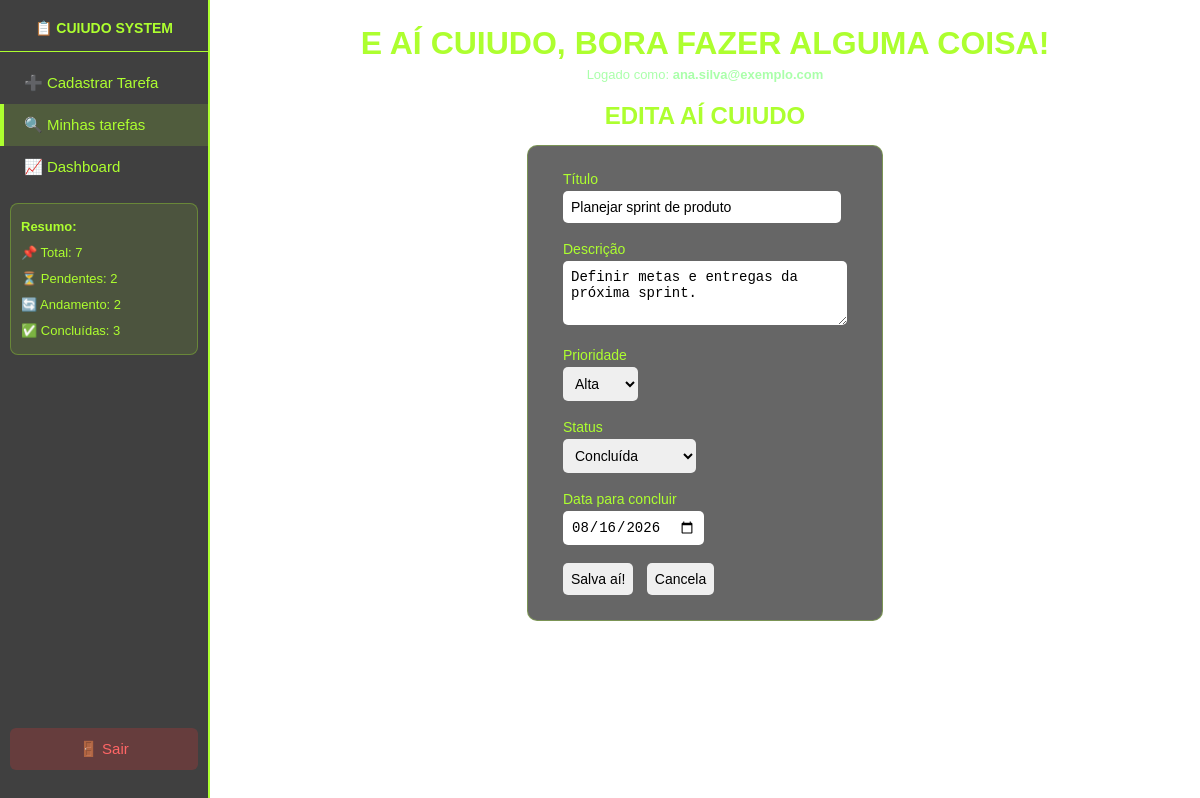
Page /telainicial.php?editar=1 (signed in) on the committed database.
### tables this page shows
CREATE TABLE IF NOT EXISTS `tarefas` (
    `id` INT UNSIGNED NOT NULL AUTO_INCREMENT,
    `usuario_id` INT UNSIGNED NOT NULL,
    `titulo` VARCHAR(255) NOT NULL,
    `descricao` TEXT NULL,
    `prioridade` ENUM('baixa', 'media', 'alta') NOT NULL DEFAULT 'media',
    `status` ENUM('pendente', 'em andamento', 'concluida') NOT NULL DEFAULT 'pendente',
    `prazo` DATE NULL,
    `created_at` TIMESTAMP NOT NULL DEFAULT CURRENT_TIMESTAMP,
    PRIMARY KEY (`id`),
    KEY `idx_tarefas_usuario_created` (`usuario_id`, `created_at`),
    KEY `idx_tarefas_usuario_status` (`usuario_id`, `status`),
    KEY `idx_tarefas_usuario_prioridade` (`usuario_id`, `prioridade`),
    KEY `idx_tarefas_prazo` (`prazo`),
    CONSTRAINT `fk_tarefas_usuario`
        FOREIGN KEY (`usuario_id`) REFERENCES `cad_user` (`id`)
        ON UPDATE CASCADE
        ON DELETE CASCADE
);

### telainicial.php (the view, shortened to what this page needs)
<?php
include "conexao.php";
$usuario    = $_SESSION['usuario'];
$usuario_id = $_SESSION['id'];
$pagina = isset($_GET['pagina']) ? $_GET['pagina'] : 'cadastrar';
$tarefa_editar = null;
if (isset($_GET['editar'])) {
    $pagina    = 'editar';
    $id_edit   = (int)$_GET['editar'];
    $stmt = $conexao->prepare("SELECT * FROM tarefas WHERE id=? AND usuario_id=?");
    $stmt->bind_param("ii", $id_edit, $usuario_id);
    $stmt->execute();
    $res = $stmt->get_result();
    if ($res->num_rows > 0) $tarefa_editar = $res->fetch_assoc();
}
$where  = "WHERE usuario_id = ?";
$params = [$usuario_id];
$types  = "i";
$tarefas = [];
$stmt = $conexao->prepare("SELECT * FROM tarefas $where ORDER BY created_at DESC");
$stmt->bind_param($types, ...$params);
$stmt->execute();
$res = $stmt->get_result();
while ($row = $res->fetch_assoc()) $tarefas[] = $row;
$total     = count($tarefas);
$pendentes = count(array_filter($tarefas, fn($t) => $t['status'] === 'pendente'));
$andamento = count(array_filter($tarefas, fn($t) => $t['status'] === 'em andamento'));
$concluidas= count(array_filter($tarefas, fn($t) => $t['status'] === 'concluida'));
$relatorio_status = [];
$relatorio_tarefas = [];
$total_recuperacoes = 0;
$recuperacoes_por_email = [];
?>
<!DOCTYPE html>
<html>
<head>
</head>
<body>
<div class="sidebar">
    <h2>📋 CUIUDO SYSTEM</h2>
    <a href="?pagina=cadastrar" class="<?= $pagina==='cadastrar'?'ativo':'' ?>">➕ Cadastrar Tarefa</a>
    <a href="?pagina=consultar" class="<?= ($pagina==='consultar'||$pagina==='editar')?'ativo':'' ?>">🔍 Minhas tarefas</a>
    <a href="dashboard.php">📈 Dashboard</a>
    <div class="resumo">
        <strong>Resumo:</strong><br>
        📌 Total: <?= $total ?><br>
        ⏳ Pendentes: <?= $pendentes ?><br>
        🔄 Andamento: <?= $andamento ?><br>
        ✅ Concluídas: <?= $concluidas ?>
    </div>
    <div class="sair">
        <a href="?logout=1">🚪 Sair</a>
    </div>
</div>
<div class="conteudo">
    <h1>E AÍ CUIUDO, BORA FAZER ALGUMA COISA!</h1>
    <p class="sub">Logado como: <strong><?= htmlspecialchars($usuario) ?></strong></p>
    <?php if ($pagina === 'relatorio'): ?>
    <h2 style="margin-bottom:15px;">RELATÓRIO GERAL</h2>
    <div class="relatorio-acoes">
        <button type="button" onclick="exportarCSV()">📄 Exportar CSV</button>
        <button type="button" onclick="exportarPDF()">📕 Exportar PDF</button>
        <button type="button" onclick="window.print()">🖨️ Imprimir</button>
    </div>
    <div class="indicadores">
        <div class="indicador"><small>Total de atividades</small><strong><?= count($relatorio_tarefas) ?></strong></div>
        <div class="indicador"><small>Taxa de conclusão</small><strong><?= count($relatorio_tarefas) ? round(($relatorio_status['concluida'] ?? 0) * 100 / count($relatorio_tarefas), 1) : 0 ?>%</strong></div>
        <div class="indicador"><small>Em aberto</small><strong><?= ($relatorio_status['pendente'] ?? 0) + ($relatorio_status['em andamento'] ?? 0) ?></strong></div>
        <div class="indicador"><small>Alta prioridade aberta</small><strong><?= count(array_filter($relatorio_tarefas, fn($t) => $t['prioridade'] === 'alta' && $t['status'] !== 'concluida')) ?></strong></div>
        <div class="indicador"><small>Tentativas de recuperação</small><strong><?= $total_recuperacoes ?></strong></div>
    </div>
    <div class="relatorio-tabela" style="margin-bottom:20px;">
        <table>
            <tr><th>E-mail</th><th>Tentativas</th><th>Enviadas</th><th>Última tentativa</th></tr>
            <?php foreach ($recuperacoes_por_email as $recuperacao): ?>
            <tr>
                <td><?= htmlspecialchars($recuperacao['email']) ?></td>
                <td><?= (int)$recuperacao['total'] ?></td>
                <td><?= (int)$recuperacao['enviados'] ?></td>
                <td><?= htmlspecialchars($recuperacao['ultimo_envio']) ?></td>
            </tr>
            <?php endforeach; ?>
            <?php if (!$recuperacoes_por_email): ?><tr><td colspan="4">Nenhuma tentativa de recuperação registrada.</td></tr><?php endif; ?>
        </table>
    </div>
    <div class="relatorio-tabela">
        <table id="tabelaRelatorio">
            <tr><th>Usuário</th><th>Atividade</th><th>Prioridade</th><th>Status</th><th>Prazo</th><th>Criada em</th><th>Idade</th></tr>
            <?php foreach ($relatorio_tarefas as $t): ?>
            <tr>
                <td><?= htmlspecialchars($t['emailnumero']) ?></td>
                <td><?= htmlspecialchars($t['titulo']) ?></td>
                <td><?= htmlspecialchars(ucfirst($t['prioridade'])) ?></td>
                <td><?= htmlspecialchars(ucfirst($t['status'])) ?></td>
                <td class="<?= ($t['prazo'] && $t['status'] !== 'concluida' && $t['prazo'] < date('Y-m-d')) ? 'prazo-atrasado' : 'prazo-ok' ?>">
                    <?= $t['prazo'] ? date('d/m/Y', strtotime($t['prazo'])) : 'Sem prazo' ?>
                </td>
                <td><?= htmlspecialchars($t['created_at']) ?></td>
                <td><?= (int)$t['dias'] ?> dia(s)</td>
            </tr>
            <?php endforeach; ?>
        </table>
    </div>
    <script>
    function exportarCSV() {
        const linhas = [...document.querySelectorAll('#tabelaRelatorio tr')].map(linha => [...linha.cells].map(celula => '"' + celula.innerText.replaceAll('"', '""') + '"').join(';'));
        const blob = new Blob(['\ufeff' + linhas.join('\n')], { type: 'text/csv;charset=utf-8;' });
        const link = document.createElement('a'); link.href = URL.createObjectURL(blob); link.download = 'relatorio-atividades.csv'; link.click(); URL.revokeObjectURL(link.href);
    }
    function exportarPDF() {
        const { jsPDF } = window.jspdf; const pdf = new jsPDF('landscape');
        pdf.setFontSize(16); pdf.text('Relatorio de atividades', 14, 15);
        pdf.setFontSize(10); pdf.text('Gerado em ' + new Date().toLocaleString('pt-BR'), 14, 22);
        pdf.autoTable({ html: '#tabelaRelatorio', startY: 28, styles: { fontSize: 7 }, headStyles: { fillColor: [30, 70, 20] } });
        pdf.save('relatorio-atividades.pdf');
    }
    </script>
    <?php elseif ($pagina === 'editar' && $tarefa_editar): ?>
    <h2 style="margin-bottom:15px;">EDITA AÍ CUIUDO</h2>
    <div class="form-box">
        <form method="post">
            <label>Título</label>
            <input name="titulo" size="30" type="text" required
                   value="<?= htmlspecialchars($tarefa_editar['titulo']) ?>">
            <br><br>
            <label>Descrição</label>
            <textarea name="descricao" cols="30" rows="3"><?= htmlspecialchars($tarefa_editar['descricao']) ?></textarea>
            <br><br>
            <label>Prioridade</label>
            <select name="prioridade">
                <option value="alta"   <?= $tarefa_editar['prioridade']==='alta'  ?'selected':'' ?>>Alta</option>
            </select>
            <br><br>
            <label>Status</label>
            <select name="status">
                <option value="concluida"    <?= $tarefa_editar['status']==='concluida'    ?'selected':'' ?>>Concluída</option>
            </select>
            <br><br>
            <label>Data para concluir</label>
            <input name="prazo" type="date" value="<?= htmlspecialchars($tarefa_editar['prazo'] ?? '') ?>">
            <br><br>
            <button type="submit" name="salvar_edicao">Salva aí!</button>
            <a href="?pagina=consultar"><button type="button">Cancela</button></a>
        </form>
    </div>
    <?php
    endif; ?>
</div>
</body>
</html>

### telainicial.php (style rules this page uses)
* { box-sizing: border-box; margin: 0; padding: 0; }
body { background-image: url('https://media1.tenor.com/m/qK9AVPQCWbgAAAAd/woody-woodpecker-wolfie-wolf.gif'); background-repeat: no-repeat; background-size: cover; background-position: center; background-attachment: fixed; min-height: 100vh; color: greenyellow; font-family: sans-serif; display: flex; }
.sidebar { width: 210px; min-height: 100vh; background: rgba(0,0,0,0.75); display: flex; flex-direction: column; padding: 20px 0; flex-shrink: 0; border-right: 2px solid greenyellow; }
.sidebar h2 { text-align: center; font-size: 14px; color: greenyellow; padding: 0 10px 15px; border-bottom: 1px solid greenyellow; margin-bottom: 10px; }
.sidebar a { display: block; color: greenyellow; text-decoration: none; padding: 12px 20px; font-size: 15px; border-left: 4px solid transparent; transition: background 0.2s; }
.sidebar a:hover, .sidebar a.ativo { background: rgba(173,255,47,0.15); border-left: 4px solid greenyellow; }
.sidebar .resumo { margin: 15px 10px; background: rgba(173,255,47,0.1); border-radius: 8px; padding: 10px; font-size: 13px; line-height: 2; border: 1px solid rgba(173,255,47,0.3); }
.sidebar .sair { margin-top: auto; padding: 10px; }
.sidebar .sair a { background: rgba(255,50,50,0.2); border-radius: 6px; text-align: center; border-left: none; color: #ff6666; }
.conteudo { flex: 1; padding: 25px 30px; text-align: center; }
.conteudo h1 { margin-bottom: 5px; }
.conteudo p.sub { font-size: 13px; color: #aaffaa; margin-bottom: 20px; }
input, button, select, textarea { padding: 8px; border-radius: 5px; border: none; font-size: 14px; }
button { cursor: pointer; }
.form-box { display: inline-block; background: rgba(0,0,0,0.6); padding: 25px 35px; border-radius: 10px; text-align: left; border: 1px solid rgba(173,255,47,0.3); }
.form-box label { display: block; margin-bottom: 4px; font-size: 14px; }
a { color: greenyellow; }

### rows in the picture
tarefas: titulo "Planejar sprint de produto", descricao "Definir metas e entregas da próxima sprint.", prioridade "Alta", status "Concluída", prazo "08/16/2026"

### other values in the picture
$total "7"
$pendentes "2"
$andamento "2"
$concluidas "3"
$usuario "ana.silva@exemplo.com"
